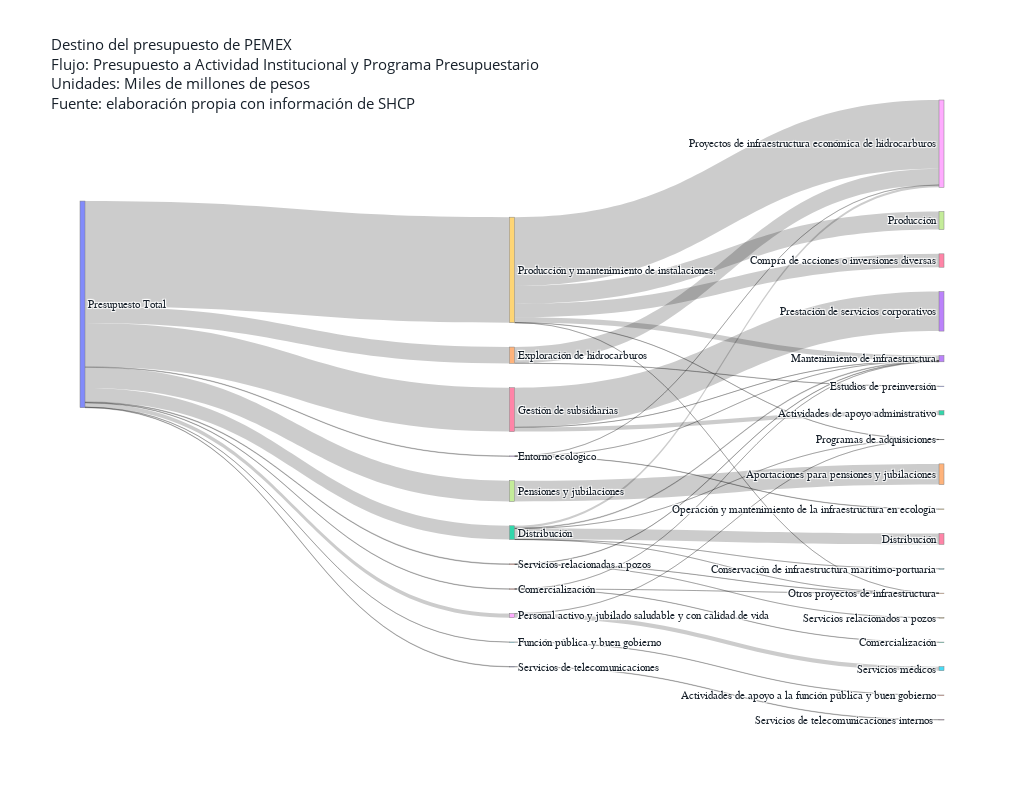

Here is the notebook cell this chart was saved with:
### Markdown cell above
# PEMEX Budget flow visualization 

At Sunday, September 8th, the Mexican Ministry of Finance published the 2020 Government Budget Proposal. For the energy industry, the resources marked for PEMEX (the National Oil Company) were amongst the most important information. This notebook presents a Sankey Diagram that helps to easliy visualize the flow and magnitude of the economic resources proposed for PEMEX in 2020. 

When you hover above the traces, the specific amounts attached to each flow are given as well as the source and target concept.

### Code cell
# Sankey Diagram Creation

import pandas as pd # Load and manage data
import plotly.graph_objects as go # Plot interactive Sankey Diagram
nodes_labels = pd.read_excel('labels-sankey.xlsx')
traces = pd.read_csv('sources-targets-sankey.csv')
nodes_labels = list(nodes_labels['labels'])
sources = list(traces['sources'])
targets = list(traces['targets'])
values = list(traces['values'])
#Construir Sankey
fig = go.Figure(data=[go.Sankey(
    valueformat = "$.2f",
    domain = dict(
        x = [0,1]
    ),
    orientation = 'h',
    node = dict(
      pad = 30,
      thickness = 5,
      line = dict(color = "gray",
                  width = 0.5),
      label = nodes_labels
    ),
    link = dict(
      source = sources,
      target = targets,
      value = values
  ),
    textfont = dict(
        family = 'verdana',
        size = 11
    ),
    arrangement = 'snap',
)])

fig.update_layout(title_text="Destino del presupuesto de PEMEX<br>Flujo: Presupuesto a Actividad Institucional y Programa Presupuestario<br>Unidades: Miles de millones de pesos<br>Fuente: elaboración propia con información de SHCP",
                  font=dict(size = 11, color = '#17202A'),
                  width = 1024, height = 800
                 )
fig.show()

### Figure 1 — Plotly figure (JSON) as saved in the notebook; plotly's stock layout.template omitted (floating-point values rounded to 4 significant figures)
{"data": [{"arrangement": "snap", "domain": {"x": [0, 1]}, "link": {"source": [0, 0, 0, 0, 0, 0, 0, 0, 0, 0, 0, 1, 1, 1, 2, 2, 2, 2, 2, 2, 3, 3, 3, 4, 4, 5, 6, 6, 6, 7, 8, 8, 9, 9, 9, 9, 9, 9, 10, 11, 11, 11], "target": [1, 2, 3, 4, 5, 6, 7, 8, 9, 10, 11, 12, 13, 14, 15, 16, 13, 14, 17, 18, 13, 19, 18, 20, 18, 21, 22, 13, 23, 24, 17, 25, 26, 13, 14, 27, 17, 18, 28, 13, 14, 29], "value": [1.38, 42.47, 1.57, 50.42, 0.79, 135.3, 63.89, 12.61, 325.4, 1.37, 1.94, 0.75, 0.56, 0.07, 0.26, 33.55, 1.88, 0.04, 0.06, 6.68, 0.03, 0.96, 0.58, 0.78, 49.64, 0.79, 13.17, 0.17, 122.0, 63.89, 0.17, 12.44, 41.26, 16, 0.05, 55.34, 0.64, 212.1, 1.37, 1.12, 0.49, 0.33]}, "node": {"label": ["Presupuesto Total", "Comercialización", "Distribución", "Entorno ecológico", "Exploración de hidrocarburos", "Función pública y buen gobierno", "Gestión de subsidiarias", "Pensiones y jubilaciones", "Personal activo y jubilado saludable y con calidad de vida", "Producción y mantenimiento de instalaciones.", "Servicios de telecomunicaciones", "Servicios relacionadas a pozos", "Comercialización", "Mantenimiento de infraestructura", "Otros proyectos de infraestructura", "Conservación de infraestructura marítimo-portuaria", "Distribución", "Programas de adquisiciones", "Proyectos de infraestructura económica de hidrocarburos", "Operación y mantenimiento de la infraestructura en ecología", "Estudios de preinversión", "Actividades de apoyo a la función pública y buen gobierno", "Actividades de apoyo administrativo", "Prestación de servicios corporativos", "Aportaciones para pensiones y jubilaciones", "Servicios médicos", "Compra de acciones o inversiones diversas", "Producción", "Servicios de telecomunicaciones internos ", "Servicios relacionados a pozos"], "line": {"color": "gray", "width": 0.5}, "pad": 30, "thickness": 5}, "orientation": "h", "textfont": {"family": "verdana", "size": 11}, "type": "sankey", "valueformat": "$.2f"}], "layout": {"font": {"color": "#17202A", "size": 11}, "height": 800, "title": {"text": "Destino del presupuesto de PEMEX<br>Flujo: Presupuesto a Actividad Institucional y Programa Presupuestario<br>Unidades: Miles de millones de pesos<br>Fuente: elaboración propia con información de SHCP"}, "width": 1024}}
